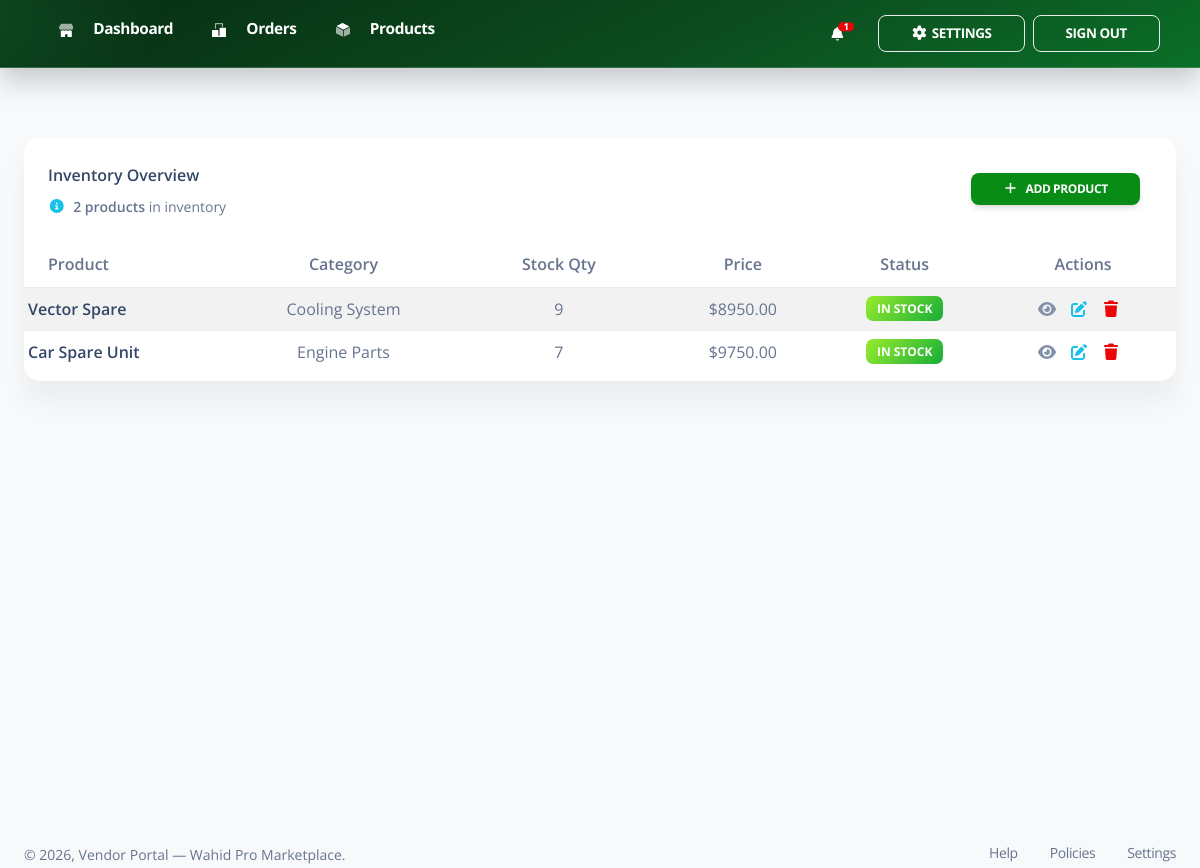
Before: /vendor/products/ (signed in) with the older database file.
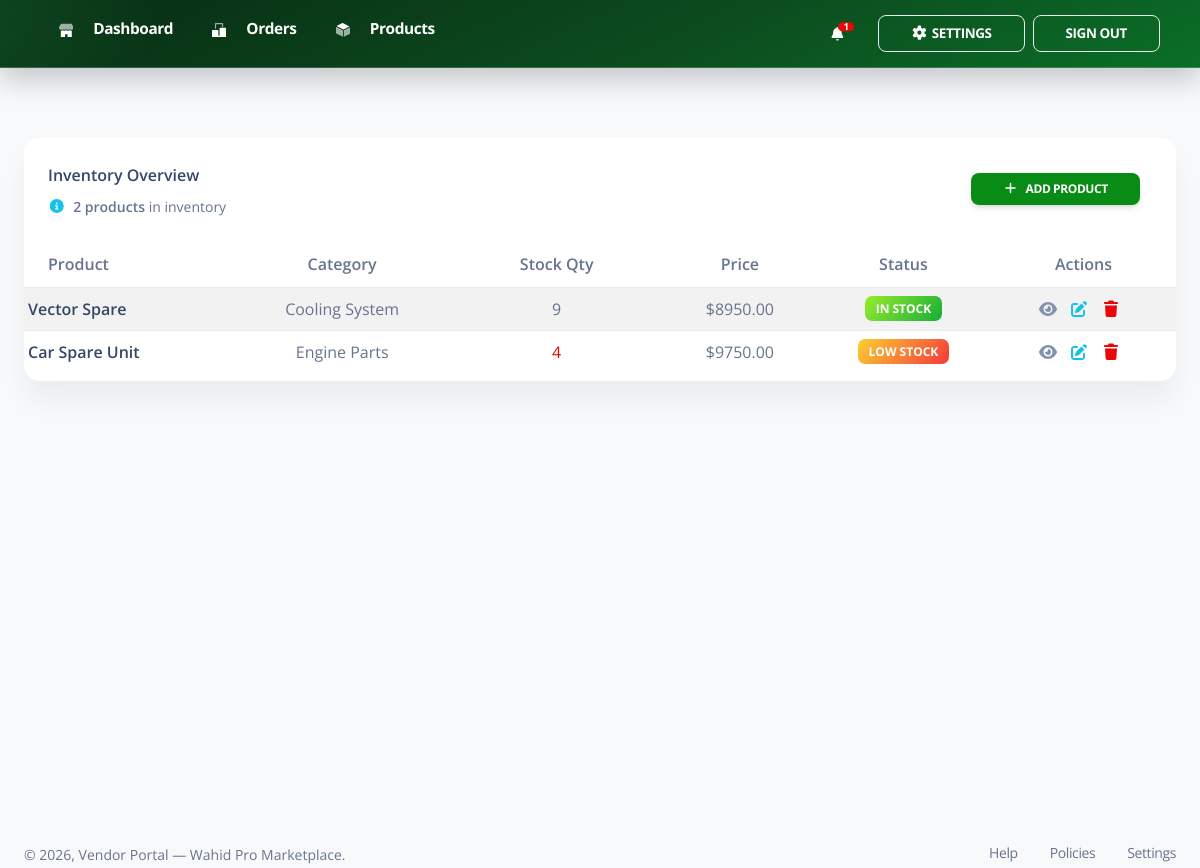
After: the same page with the newer database file.
### App/models.py (models this page shows, shortened)
class Product(models.Model):
    vin_validator = RegexValidator(
        regex=r"^[A-HJ-NPR-Z0-9]{17}$",
        message="VIN must be exactly 17 characters (letters and numbers, excluding I, O, and Q).",
    )
    vendor = models.ForeignKey(User, on_delete=models.CASCADE, related_name="products")
    name = models.CharField(max_length=160)
    vin = models.CharField(max_length=17, unique=True, validators=[vin_validator], db_index=True)
    category = models.CharField(max_length=80, db_index=True)
    price = models.DecimalField(
        max_digits=10,
        decimal_places=2,
        validators=[MinValueValidator(Decimal("0.01"))],
    )
    initial_stock = models.PositiveIntegerField()
    current_stock = models.PositiveIntegerField(null=True, blank=True)
    reorder_level = models.PositiveIntegerField(default=0)
    description = models.TextField()
    product_image = models.ImageField(upload_to="product_images/")
    is_active = models.BooleanField(default=True)
    created_at = models.DateTimeField(auto_now_add=True)
    updated_at = models.DateTimeField(auto_now=True)
    class Meta:
        ordering = ("-created_at",)
        indexes = [
            models.Index(fields=["vendor", "category"]),
            models.Index(fields=["vendor", "is_active"]),
        ]
        constraints = [
            models.UniqueConstraint(fields=["vendor", "name"], name="unique_vendor_product_name"),
        ]

### App/views.py (the view)
# urls.py: path('vendor/products/', VendorProductsView.as_view(), name='vendor_products'),
class VendorProductsView(SellerAccountRequiredMixin, VendorAccessMixin, TemplateView):
    template_name = "vendors/products.html"
    def get_context_data(self, **kwargs):
        context = super().get_context_data(**kwargs)
        context["products"] = (
            self.request.user.products.only(
                "id",
                "name",
                "category",
                "vin",
                "current_stock",
                "initial_stock",
                "reorder_level",
                "price",
                "description",
                "product_image",
            )
            .order_by("-created_at")
        )
        context["product_category_rows"] = ProductCategory.objects.filter(is_visible=True).order_by("name")
        return context

### App/views.py (called while the page is built)
def _redirect_superuser_home(request):
    if request.user.is_authenticated and request.user.is_superuser:
        messages.error(request, "You are loggd in as a system admin")
        return redirect("home")
    return None

### templates/vendors/products.html (shortened to what this page needs)
{% extends "vendors/base.html" %}
{% load static %}
{% block vendor_content %}
      <div class="row">
        <div class="col-12">
          <div class="card">
            <div class="card-header pb-0">
              <div class="row">
                <div class="col-lg-6 col-7">
                  <h6>Inventory Overview</h6>
                  <p class="text-sm mb-0">
                    <i class="fa fa-info-circle text-info" aria-hidden="true"></i>
                    <span class="font-weight-bold ms-1"><span id="productCount">{{ products|length }}</span> products</span> in inventory
                  </p>
                </div>
                <div class="col-lg-6 col-5 my-auto text-end">
                  <button class="btn btn-sm bg-gradient-primary mb-0" type="button" data-bs-toggle="modal" data-bs-target="#addProductModal">
                    <i class="fas fa-plus me-2"></i>Add Product
                  </button>
                </div>
              </div>
            </div>
            <div class="card-body px-0 pb-2">
              <div class="table-responsive p-0">
                <table id="productsTable" class="table table-striped table-sm mb-0">
                  <thead>
                    <tr>
                      <th>Product</th>
                      <th class="text-center">Category</th>
                      <th class="text-center">Stock Qty</th>
                      <th class="text-center">Price</th>
                      <th class="text-center">Status</th>
                      <th class="text-center">Actions</th>
                    </tr>
                  </thead>
                  <tbody id="productsTableBody" data-rows-url="{% url 'vendor_product_rows' %}">
                    {% include "vendors/partials/product_rows.html" with products=products %}
                  </tbody>
                  </table>
              </div>
            </div>
          </div>
        </div>
      </div>
    </div>
  </main>
{% endblock %}
{% block vendor_extra_css %}
<link rel="stylesheet" href="https://cdn.datatables.net/2.1.8/css/dataTables.bootstrap5.min.css">
<link rel="stylesheet" href="https://cdn.datatables.net/buttons/3.1.2/css/buttons.bootstrap5.min.css">
<link rel="stylesheet" href="https://cdn.jsdelivr.net/npm/toastify-js/src/toastify.min.css">
{% endblock %}

### templates/vendors/partials/product_row.html
{% with stock=product.current_stock|default_if_none:0 %}
<tr id="product-row-{{ product.id }}">
  <td>
    <div class="py-1">
      <div class="d-flex flex-column justify-content-center">
        <h6 class="mb-0">{{ product.name }}</h6>
      </div>
    </div>
  </td>
  <td class="align-middle text-center">
    <span>{{ product.category }}</span>
  </td>
  <td class="align-middle text-center">
    <span class="{% if stock <= product.reorder_level and stock > 0 %}text-danger{% endif %}">{{ stock }}</span>
  </td>
  <td class="align-middle text-center">
    <span>${{ product.price }}</span>
  </td>
  <td class="align-middle text-center">
    {% if stock <= 0 %}
      <span class="badge badge-sm bg-gradient-danger">Out of Stock</span>
    {% elif stock <= product.reorder_level %}
      <span class="badge badge-sm bg-gradient-warning">Low Stock</span>
    {% else %}
      <span class="badge badge-sm bg-gradient-success">In Stock</span>
    {% endif %}
  </td>
  <td class="align-middle text-center">
    <a
      href="javascript:;"
      class="text-secondary js-view-product"
      data-name="{{ product.name|escape }}"
      data-vin="{{ product.vin|escape }}"
      data-category-label="{{ product.category|escape }}"
      data-price="{{ product.price }}"
      data-current-stock="{{ product.current_stock|default_if_none:product.initial_stock }}"
      data-reorder-level="{{ product.reorder_level }}"
      data-description="{{ product.description|escape }}"
      data-image-url="{% if product.product_image %}{{ product.product_image.url }}{% endif %}"
    >
      <i class="fas fa-eye me-2"></i>
    </a>
    <a
      href="javascript:;"
      class="text-info js-edit-product"
      data-product-id="{{ product.id }}"
      data-update-url="{% url 'vendor_product_update' product.id %}"
      data-name="{{ product.name|escape }}"
      data-vin="{{ product.vin|escape }}"
      data-category="{{ product.category }}"
      data-price="{{ product.price }}"
      data-current-stock="{{ product.current_stock|default_if_none:product.initial_stock }}"
      data-reorder-level="{{ product.reorder_level }}"
      data-description="{{ product.description|escape }}"
    >
      <i class="fas fa-edit me-2"></i>
    </a>
    <a
      href="javascript:;"
      class="text-danger js-delete-product"
      data-product-id="{{ product.id }}"
      data-product-name="{{ product.name|escape }}"
      data-delete-url="{% url 'vendor_product_delete' product.id %}"
    >
      <i class="fas fa-trash me-2"></i>
    </a>
  </td>
</tr>
{% endwith %}

Changed rows visible on the page:
changed Product "Car Spare Unit": product "7" → "4"; reorder_level "IN STOCK" → "LOW STOCK"
